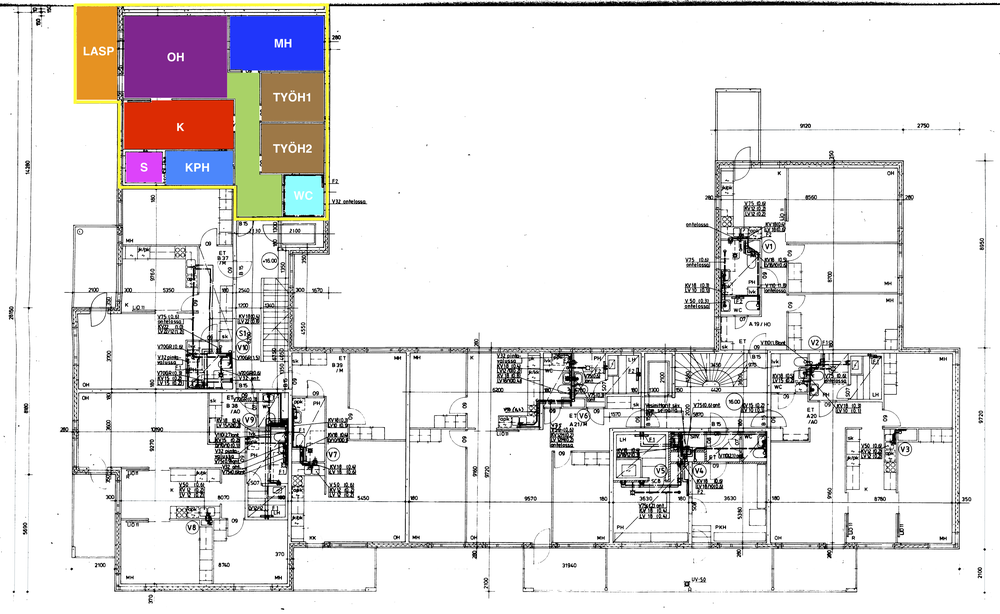
#> input picture assets/floorplan-scanned-apartment-room-names.png, 1000 x 614 px, shrunk from 7672 x 4712 before the run
$ python -i scale_estimation.py   (imports and definitions only)
#> lines starting #> are read from the running program, lines starting #| are printed output that depends on the picture; after the words box and inside, x2 and y2 are one past the last pixel; in counts of white or black regions, pixels touching at a corner belong together
"""Scale estimation using standard building elements."""

from typing import List, Optional, Tuple

import cv2
import numpy as np
from scipy import ndimage

from .models import ProcessingParams, ScaleInfo
from .wall_extraction import (
    extract_walls_morphological,
    detect_doors_from_walls,
    cluster_door_widths,
)
from .improved_door_detection import detect_doors_simple


def detect_lines(image: np.ndarray, threshold: int = 100) -> Tuple[np.ndarray, np.ndarray]:
    """Detect horizontal and vertical lines in floor plan.

    Args:
        image: Input image
        threshold: Threshold for line detection

    Returns:
        Tuple of (horizontal lines image, vertical lines image)
    """
    # Convert to grayscale
    if len(image.shape) == 3:
        gray = cv2.cvtColor(image, cv2.COLOR_BGR2GRAY)
    else:
        gray = image.copy()

    # Apply adaptive threshold
    binary = cv2.adaptiveThreshold(
        gray, 255, cv2.ADAPTIVE_THRESH_GAUSSIAN_C, cv2.THRESH_BINARY_INV, 15, 5
    )

    # Detect horizontal lines
    horizontal_kernel = cv2.getStructuringElement(cv2.MORPH_RECT, (40, 1))
    horizontal_lines = cv2.morphologyEx(binary, cv2.MORPH_OPEN, horizontal_kernel, iterations=2)

    # Detect vertical lines
    vertical_kernel = cv2.getStructuringElement(cv2.MORPH_RECT, (1, 40))
    vertical_lines = cv2.morphologyEx(binary, cv2.MORPH_OPEN, vertical_kernel, iterations=2)

    return horizontal_lines, vertical_lines


def detect_door_openings(
    image: np.ndarray,
    min_width_px: int = 10,
    max_width_px: int = 100,
) -> List[Tuple[int, int, int, int, str]]:
    """Detect potential door openings in the floor plan.

    Door openings typically appear as gaps in walls (parallel lines).

    Args:
        image: Input image
        min_width_px: Minimum door width in pixels
        max_width_px: Maximum door width in pixels

    Returns:
        List of (x, y, width, height, orientation) tuples
    """
    # Convert to grayscale
    if len(image.shape) == 3:
        gray = cv2.cvtColor(image, cv2.COLOR_BGR2GRAY)
    else:
        gray = image.copy()

    # Detect edges
    edges = cv2.Canny(gray, 50, 150, apertureSize=3)

    # Detect lines
    horizontal_lines, vertical_lines = detect_lines(image)

    door_candidates = []

    # Look for gaps in horizontal walls (vertical doors)
    h_contours, _ = cv2.findContours(horizontal_lines, cv2.RETR_EXTERNAL, cv2.CHAIN_APPROX_SIMPLE)
    for contour in h_contours:
        x, y, w, h = cv2.boundingRect(contour)
        # Look for horizontal lines that are long and thin
        if w > 50 and h < 10:
            # Check for gaps (potential doors) along this line
            line_segment = horizontal_lines[y : y + h, x : x + w]
            # Scan for gaps
            gaps = find_gaps_in_line(line_segment, horizontal=True)
            for gap_x, gap_w in gaps:
                if min_width_px <= gap_w <= max_width_px:
                    door_candidates.append((x + gap_x, y, gap_w, h, "vertical"))

    # Look for gaps in vertical walls (horizontal doors)
    v_contours, _ = cv2.findContours(vertical_lines, cv2.RETR_EXTERNAL, cv2.CHAIN_APPROX_SIMPLE)
    for contour in v_contours:
        x, y, w, h = cv2.boundingRect(contour)
        # Look for vertical lines that are long and thin
        if h > 50 and w < 10:
            # Check for gaps (potential doors) along this line
            line_segment = vertical_lines[y : y + h, x : x + w]
            # Scan for gaps
            gaps = find_gaps_in_line(line_segment, horizontal=False)
            for gap_y, gap_h in gaps:
                if min_width_px <= gap_h <= max_width_px:
                    door_candidates.append((x, y + gap_y, w, gap_h, "horizontal"))

    return door_candidates


def find_gaps_in_line(
    line_image: np.ndarray,
    horizontal: bool = True,
) -> List[Tuple[int, int]]:
    """Find gaps in a line image.

    Args:
        line_image: Binary image of a line
        horizontal: True if scanning horizontally, False if vertically

    Returns:
        List of (position, length) tuples for gaps
    """
    # Project the line to 1D
    if horizontal:
        projection = np.sum(line_image, axis=0)
    else:
        projection = np.sum(line_image, axis=1)

    # Find gaps (where projection is zero or very low)
    threshold = np.max(projection) * 0.1
    is_gap = projection < threshold

    # Find continuous gap regions
    gaps = []
    in_gap = False
    gap_start = 0

    for i, gap_val in enumerate(is_gap):
        if gap_val and not in_gap:
            gap_start = i
            in_gap = True
        elif not gap_val and in_gap:
            gaps.append((gap_start, i - gap_start))
            in_gap = False

    if in_gap:
        gaps.append((gap_start, len(is_gap) - gap_start))

    return gaps


# [87 lines that did not run here, left out]


# [43 lines that did not run here, left out]


def detect_line_spacing(
    line_image: np.ndarray,
    horizontal: bool = True,
) -> Optional[float]:
    """Detect spacing between parallel lines.

    Args:
        line_image: Binary image with lines
        horizontal: True for horizontal lines, False for vertical

    Returns:
        Average spacing in pixels or None
    """
    # Project to 1D
    if horizontal:
        projection = np.sum(line_image, axis=1)
    else:
        projection = np.sum(line_image, axis=0)

    # Find peaks (line positions)
    threshold = np.max(projection) * 0.5
    peaks = np.where(projection > threshold)[0]

    if len(peaks) < 2:
        return None

    # Calculate spacing between consecutive peaks
    spacings = np.diff(peaks)

    # Filter out very small spacings (noise)
    spacings = spacings[spacings > 10]

    if len(spacings) == 0:
        return None

    return float(np.median(spacings))


# [36 lines that did not run here, left out]

>>> import cv2
>>> picture = cv2.imread('../assets/floorplan-scanned-apartment-room-names.png')
#> picture is the input picture: shape (614, 1000, 3); mean B, G, R 226.8, 226.2, 229.1
>>> result = detect_door_openings(picture)
#> in detect_door_openings, `gray = cv2.cvtColor(image, cv2.COLOR_BGR2GRAY)`:
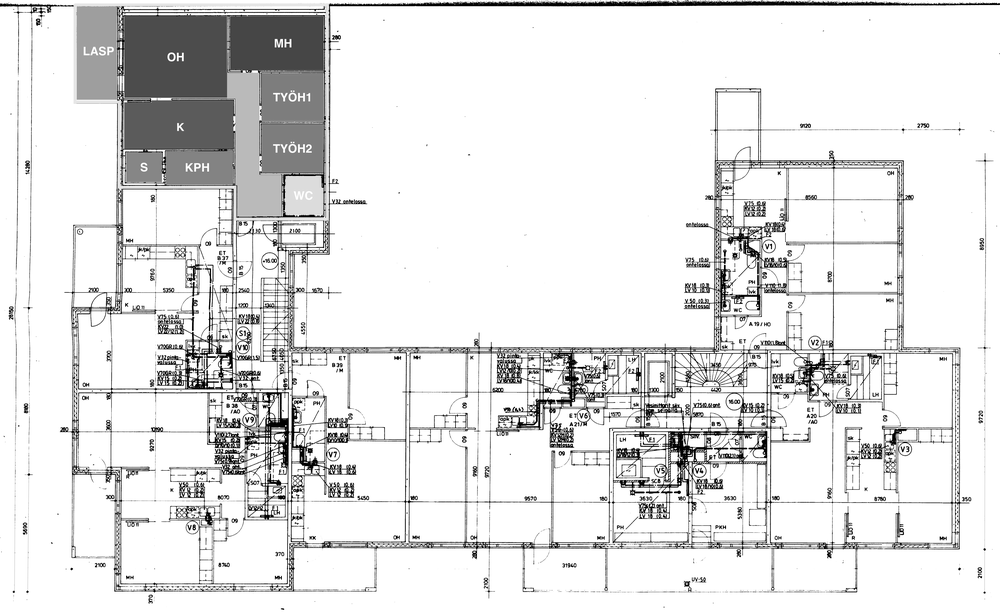
#> gray: shape (614, 1000); min 0, max 255, mean 227.1
#> in detect_door_openings, `edges = cv2.Canny(gray, 50, 150, apertureSize=3)`:
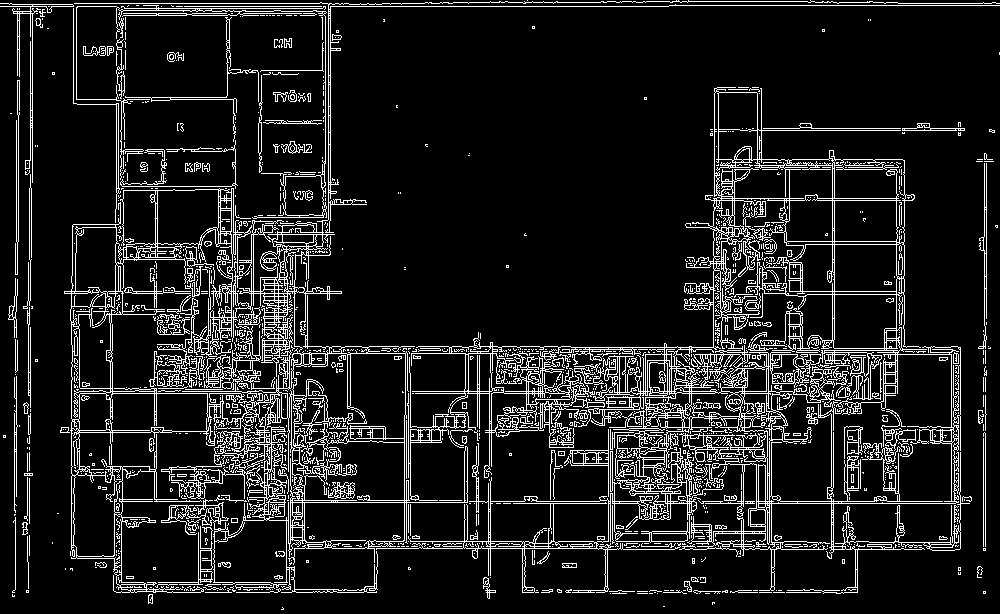
#> edges: shape (614, 1000); 11.4% white in thin lines or dots
#> in detect_lines, `binary = cv2.adaptiveThreshold( gray, 255, cv2.ADAPTIVE_THRESH_GAUSSIA..`:
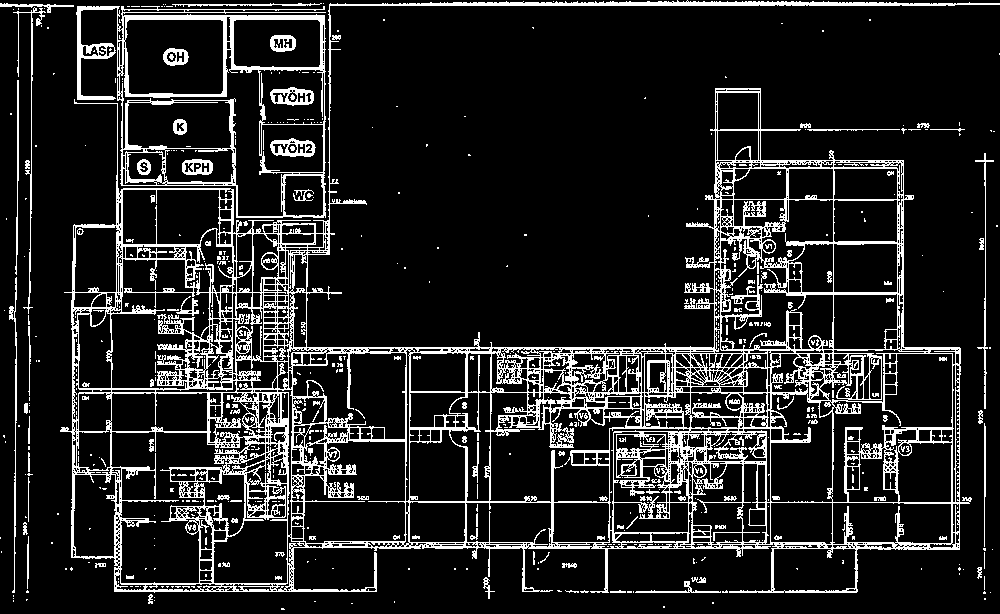
#> binary: shape (614, 1000); 13.6% white in thin lines or dots
#> in detect_lines, `horizontal_lines = cv2.morphologyEx(binary, cv2.MORPH_OPEN, horizontal..`:
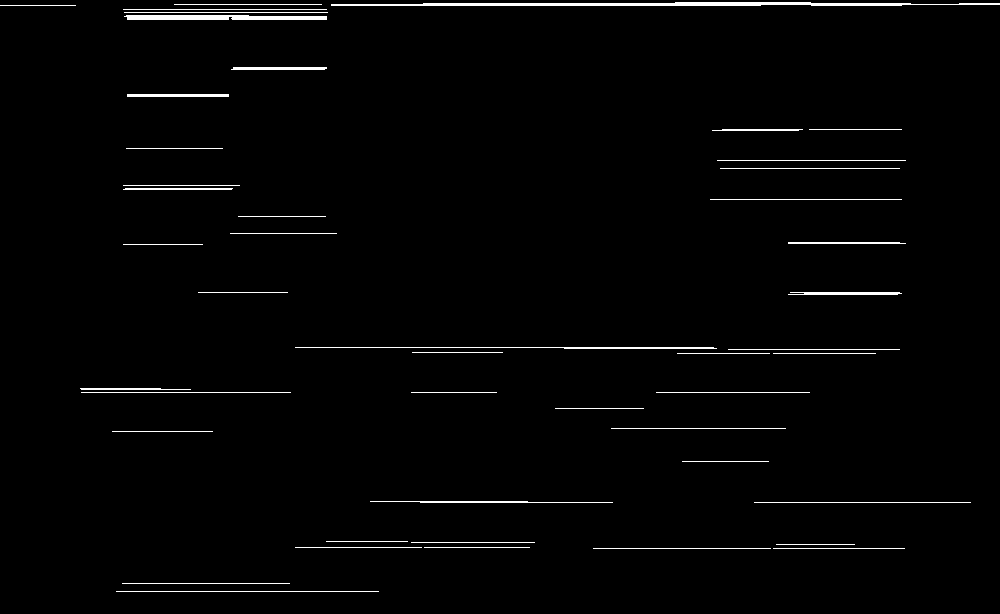
#> horizontal_lines: shape (614, 1000); 1.6% white in thin lines or dots
#> in detect_lines, `vertical_lines = cv2.morphologyEx(binary, cv2.MORPH_OPEN, vertical_ker..`:
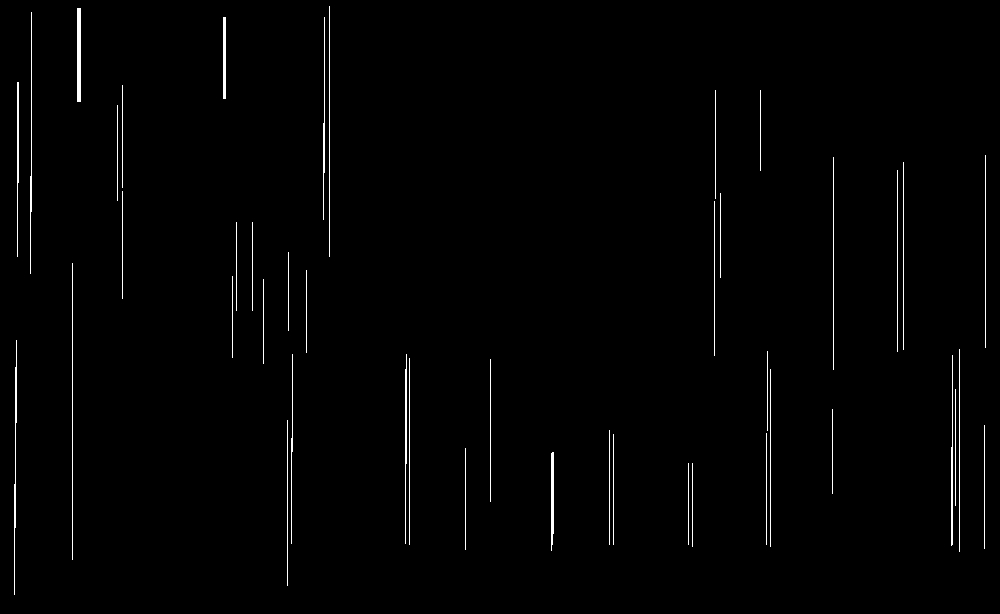
#> vertical_lines: shape (614, 1000); 1.2% white in thin lines or dots
#> in detect_door_openings, `h_contours, _ = cv2.findContours(horizontal_lines, cv2.RETR_EXTERNAL, ..`: h_contours = 46 contours, 35 with area under 20; largest, box (x1, y1, x2, y2) and area: (331, 2, 1000, 6) 1185, (124, 15, 327, 20) 710, (127, 94, 229, 97) 202, (788, 292, 902, 295) 190, (231, 67, 327, 70) 185
#> the loop in detect_door_openings, `for contour in h_contours:` made 46 passes
#> (contour, x, y, w, h, threshold in find_gaps_in_line) on passes 1, 2, 3, 4, 5, 6, 7, 8, 9, 10, 12, 13: ([[116, 591], [378, 591]], 116, 591, 263, 1, 25.5), ([[122, 583], [289, 583]], 122, 583, 168, 1, 25.5), ([[773, 548], [904, 548]], 773, 548, 132, 1, 25.5), ([[593, 548], [770, 548]], 593, 548, 178, 1, 25.5), ([[424, 547], [529, 547]], 424, 547, 106, 1, 25.5), ([[295, 547], [421, 547]], 295, 547, 127, 1, 25.5), ([[776, 544], [854, 544]], 776, 544, 79, 1, 25.5), ([[411, 542], [534, 542]], 411, 542, 124, 1, 25.5), ([[326, 541], [407, 541]], 326, 541, 82, 1, 25.5), ([[754, 502], [970, 502]], 754, 502, 217, 1, 25.5), ([[682, 461], [768, 461]], 682, 461, 87, 1, 25.5), ([[112, 431], [212, 431]], 112, 431, 101, 1, 25.5)
#> (x, y, w, h, threshold in find_gaps_in_line) on passes 11, 19, 24, 25, 28, 32: (370, 501, 243, 2, 51), (80, 388, 111, 2, 51), (295, 347, 422, 2, 51), (788, 292, 114, 3, 76.5), (788, 242, 118, 2, 51), (123, 188, 110, 2, 51)
#> after the loop in detect_door_openings, `for contour in h_contours:`: door_candidates = []
#> in detect_door_openings, `v_contours, _ = cv2.findContours(vertical_lines, cv2.RETR_EXTERNAL, cv..`: v_contours = 44 contours, 35 with area under 20; largest, box (x1, y1, x2, y2) and area: (77, 8, 81, 102) 279, (551, 452, 554, 551) 174, (223, 17, 226, 99) 162, (17, 82, 19, 257) 100, (14, 340, 17, 595) 100
#> the loop in detect_door_openings, `for contour in v_contours:` made 44 passes
#> (contour, x, y, w, h, threshold in find_gaps_in_line) on passes 1, 2, 4, 5, 6, 7, 8, 9, 10, 11, 12, 13: ([[692, 463], [692, 546]], 692, 463, 1, 84, 25.5), ([[688, 463], [688, 544]], 688, 463, 1, 82, 25.5), ([[465, 448], [465, 549]], 465, 448, 1, 102, 25.5), ([[613, 434], [613, 544]], 613, 434, 1, 111, 25.5), ([[766, 433], [766, 544]], 766, 433, 1, 112, 25.5), ([[609, 430], [609, 544]], 609, 430, 1, 115, 25.5), ([[984, 425], [984, 548]], 984, 425, 1, 124, 25.5), ([[287, 420], [287, 585]], 287, 420, 1, 166, 25.5), ([[832, 409], [832, 493]], 832, 409, 1, 85, 25.5), ([[955, 389], [955, 505]], 955, 389, 1, 117, 25.5), ([[770, 369], [770, 546]], 770, 369, 1, 178, 25.5), ([[490, 359], [490, 501]], 490, 359, 1, 143, 25.5)
#> (x, y, w, h, threshold in find_gaps_in_line) on passes 3, 15, 16, 17, 20, 39: (551, 452, 3, 99, 76.5), (951, 355, 2, 191, 51), (405, 354, 2, 190, 51), (291, 354, 2, 190, 51), (14, 340, 3, 255, 51), (17, 82, 2, 175, 51)
#> result = []
